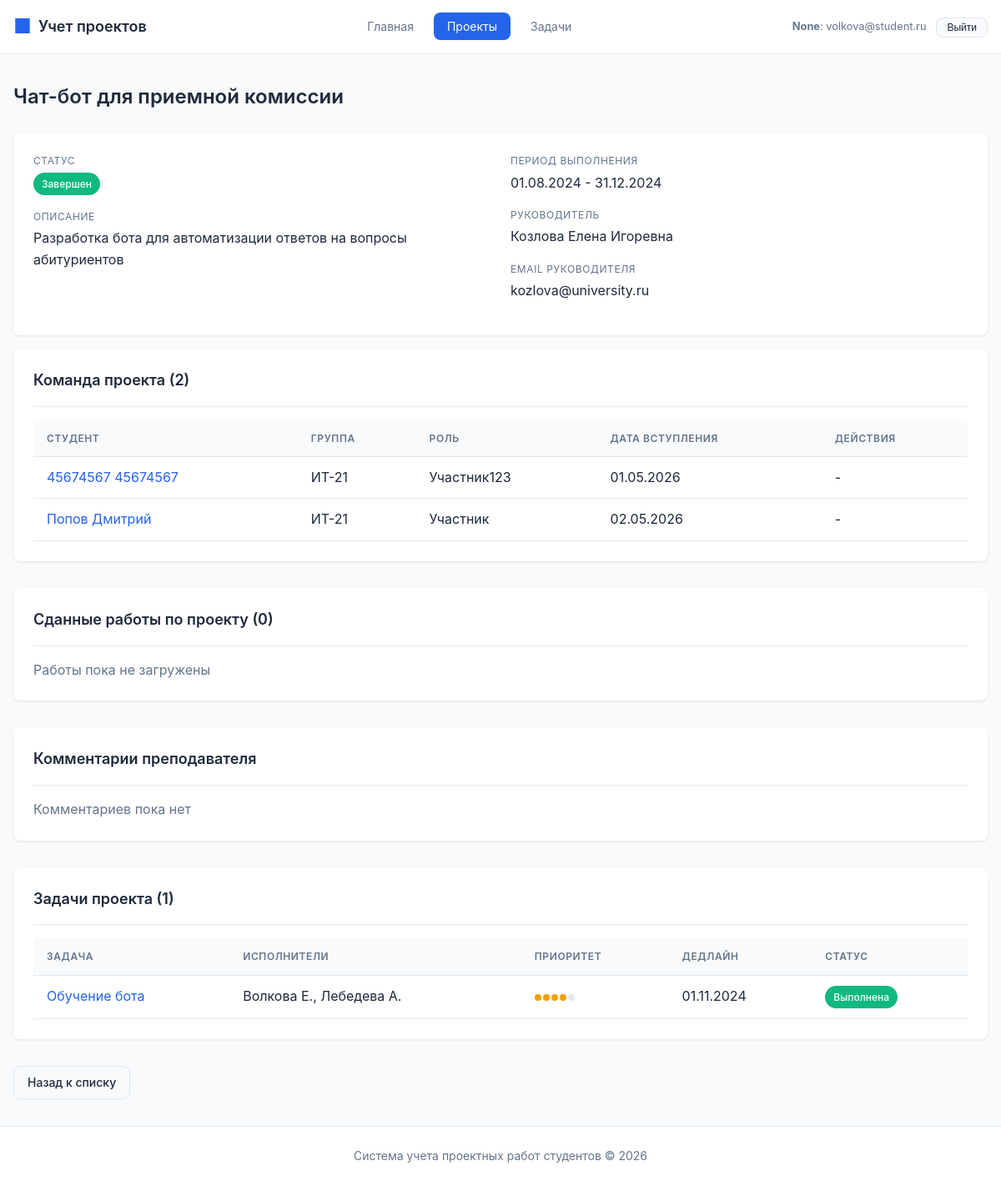
Page /projects/4 (signed in) on the earlier database version.
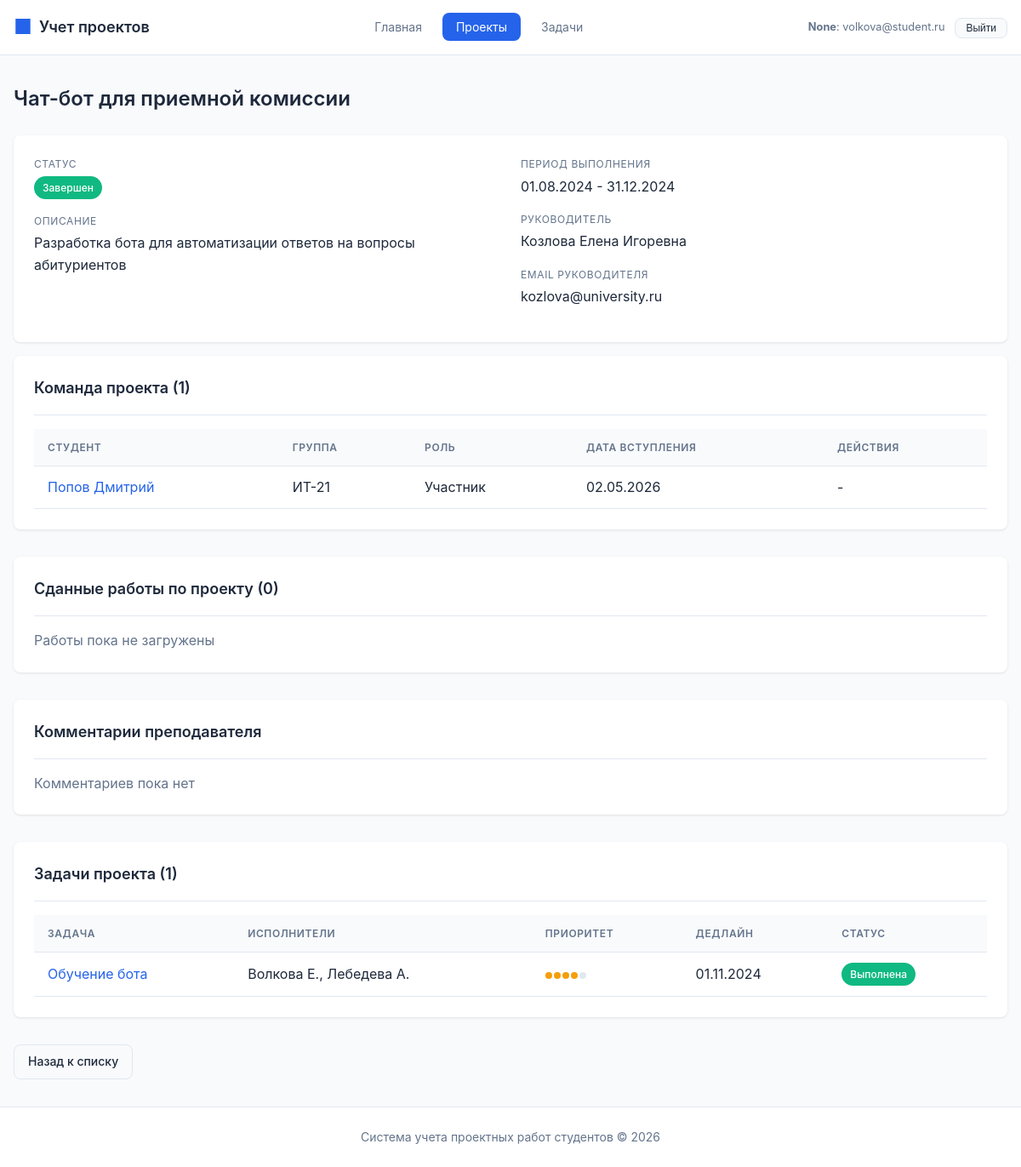
Same page on the later database version.
### tables this page shows
CREATE TABLE project_team (
    id INTEGER PRIMARY KEY AUTOINCREMENT,
    project_id INTEGER NOT NULL REFERENCES project(id) ON DELETE CASCADE,
    student_id INTEGER NOT NULL REFERENCES student(id) ON DELETE CASCADE,
    role TEXT DEFAULT 'Участник',
    joined_at TEXT DEFAULT CURRENT_DATE,
    UNIQUE(project_id, student_id)
);

CREATE TABLE student_group (
    id INTEGER PRIMARY KEY AUTOINCREMENT,
    name TEXT NOT NULL UNIQUE,
    course INTEGER NOT NULL CHECK (course >= 1 AND course <= 6),
    department_id INTEGER REFERENCES department(id) ON DELETE SET NULL,
    created_at TEXT DEFAULT CURRENT_TIMESTAMP
);

CREATE TABLE task (
    id INTEGER PRIMARY KEY AUTOINCREMENT,
    title TEXT NOT NULL,
    description TEXT,
    project_id INTEGER NOT NULL REFERENCES project(id) ON DELETE CASCADE,
    status_id INTEGER REFERENCES task_status(id) ON DELETE SET NULL,
    priority INTEGER DEFAULT 1 CHECK (priority >= 1 AND priority <= 5),
    deadline TEXT,
    created_at TEXT DEFAULT CURRENT_TIMESTAMP,
    updated_at TEXT DEFAULT CURRENT_TIMESTAMP
);

CREATE TABLE task_status (
    id INTEGER PRIMARY KEY AUTOINCREMENT,
    name TEXT NOT NULL UNIQUE,
    description TEXT,
    color TEXT DEFAULT '#6B7280'
);

### routes/projects.py (the view, shortened to what this page needs)
@projects_bp.route('/<int:project_id>')
def view_project(project_id):
    project = execute_query("""
        SELECT
            p.*,
            ps.name as status,
            ps.color as status_color,
            t.last_name || ' ' || t.first_name || ' ' || COALESCE(t.middle_name, '') as supervisor_name,
            t.email as supervisor_email
        FROM project p
        LEFT JOIN project_status ps ON p.status_id = ps.id
        LEFT JOIN teacher t ON p.supervisor_id = t.id
        WHERE p.id = %s
    """, (project_id,), fetch_one=True)
    if not project:
        flash('Проект не найден', 'error')
        return redirect(url_for('projects.list_projects'))
    can_edit_project = can_manage_project(project_id)
    team = execute_query("""
        SELECT
            s.id,
            s.last_name || ' ' || s.first_name as student_name,
            s.email,
            sg.name as group_name,
            pt.role,
            pt.joined_at
        FROM project_team pt
        JOIN student s ON pt.student_id = s.id
        LEFT JOIN student_group sg ON s.student_group_id = sg.id
        WHERE pt.project_id = %s
        ORDER BY pt.joined_at
    """, (project_id,), fetch_all=True)
    tasks = execute_query("""
        SELECT
            t.id,
            t.title,
            t.deadline,
            t.priority,
            ts.name as status,
            ts.color as status_color,
            (SELECT GROUP_CONCAT(s.last_name || ' ' || SUBSTR(s.first_name, 1, 1) || '.', ', ')
             FROM task_student ts2
             JOIN student s ON ts2.student_id = s.id
             WHERE ts2.task_id = t.id) as assignees
        FROM task t
        LEFT JOIN task_status ts ON t.status_id = ts.id
        WHERE t.project_id = %s
        ORDER BY t.priority DESC, t.deadline ASC
    """, (project_id,), fetch_all=True)
    submissions = execute_query(
        """
        SELECT
            f.id,
            f.name,
            f.size,
            f.uploaded_at,
            s.last_name || ' ' || s.first_name AS student_name
        FROM file f
        LEFT JOIN student s ON s.id = f.uploaded_by_student_id
        WHERE f.project_id = %s
        ORDER BY f.uploaded_at DESC
        """,
        (project_id,),
        fetch_all=True,
    )
    teacher_comments = execute_query(
        """
        SELECT
            c.id,
            c.content,
            c.created_at,
            t.last_name || ' ' || t.first_name AS teacher_name
        FROM comment c
        JOIN teacher t ON t.id = c.author_teacher_id
        WHERE c.project_id = %s
        ORDER BY c.created_at DESC
        """,
        (project_id,),
        fetch_all=True,
    )
    available_students = execute_query("""
        SELECT
            s.id,
            s.last_name || ' ' || s.first_name as full_name,
            sg.name as group_name
        FROM student s
        LEFT JOIN student_group sg ON s.student_group_id = sg.id
        WHERE s.id NOT IN (
            SELECT pt.student_id
            FROM project_team pt
            WHERE pt.project_id = %s
        )
        ORDER BY s.last_name, s.first_name
    """, (project_id,), fetch_all=True)
    return render_template(
        'projects/view.html',
        project=project,
        team=team,
        tasks=tasks,
        submissions=submissions,
        teacher_comments=teacher_comments,
        available_students=available_students,
        can_edit_project=can_edit_project,
        can_submit=g.current_user["role"] == ROLE_STUDENT and _can_submit_to_project(project_id, g.current_user["id"]),
        can_comment=g.current_user["role"] in {ROLE_TEACHER, ROLE_ADMIN} and can_manage_project(project_id),
    )

### database.py (called while the page is built)
def _parse_db_value(key, value):
    if not isinstance(value, str):
        return value
    if key.endswith("_at"):
        try:
            return datetime.fromisoformat(value)
        except ValueError:
            return value
    if key.endswith("_date") or key in DATE_FIELDS:
        try:
            return date.fromisoformat(value)
        except ValueError:
            return value
    return value

def _normalize_row(row):
    raw = dict(row)
    return {key: _parse_db_value(key, value) for key, value in raw.items()}

def get_db_connection():
    conn = sqlite3.connect(Config.SQLITE_PATH)
    conn.row_factory = sqlite3.Row
    conn.execute("PRAGMA foreign_keys = ON")
    return conn

### routes/auth.py (called while the page is built, shortened)
def can_manage_project(project_id):
    current_user = g.current_user
    if not current_user:
        return False
    if current_user["role"] == ROLE_ADMIN:
        return True
    if current_user["role"] != ROLE_TEACHER:
        return False

### templates/projects/view.html (shortened to what the changed rows need)
{% extends 'base.html' %}
{% block content %}
<div class="page-header">
    <h1 class="page-title">{{ project.title }}</h1>
</div>
<div class="section">
    <div class="card">
        <div class="card-header">
            <h2 class="card-title">Команда проекта ({{ team|length }})</h2>
        </div>
        {% if team %}
        <div class="table-container">
            <table>
                <thead>
                    <tr>
                        <th>Студент</th>
                        <th>Группа</th>
                        <th>Роль</th>
                        <th>Дата вступления</th>
                        <th>Действия</th>
                    </tr>
                </thead>
                <tbody>
                    {% for member in team %}
                    <tr>
                        <td>
                            <a href="{{ url_for('students.view_student', student_id=member.id) }}" class="link">
                                {{ member.student_name }}
                            </a>
                        </td>
                        <td>{{ member.group_name or '-' }}</td>
                        <td>{{ member.role }}</td>
                        <td>{{ member.joined_at.strftime('%d.%m.%Y') if member.joined_at else '-' }}</td>
                        <td>
                            {% if can_edit_project %}
                            <form method="POST"
                                  action="{{ url_for('projects.remove_student_from_project', project_id=project.id, student_id=member.id) }}"
                                  onsubmit="return confirm('Удалить участника?')">
                                <button type="submit" class="btn btn-danger btn-sm">Удалить</button>
                            </form>
                            {% else %}
                            -
                            {% endif %}
                        </td>
                    </tr>
                    {% endfor %}
                </tbody>
            </table>
        </div>
        {% else %}
        <p style="color: var(--text-secondary);">Команда не сформирована</p>
        {% endif %}
    </div>
</div>
<div class="section">
    <div class="card">
        <div class="card-header">
            <h2 class="card-title">Сданные работы по проекту ({{ submissions|length }})</h2>
        </div>
    </div>
</div>
<div class="section">
    <div class="card">
        <div class="card-header">
            <h2 class="card-title">Комментарии преподавателя</h2>
        </div>
    </div>
</div>
<div class="section">
    <div class="card">
        <div class="card-header">
            <h2 class="card-title">Задачи проекта ({{ tasks|length }})</h2>
        </div>
        {% if tasks %}
        <div class="table-container">
            <table>
                <thead>
                    <tr>
                        <th>Задача</th>
                        <th>Исполнители</th>
                        <th>Приоритет</th>
                        <th>Дедлайн</th>
                        <th>Статус</th>
                    </tr>
                </thead>
                <tbody>
                    {% for task in tasks %}
                    <tr>
                        <td>
                            <a href="{{ url_for('tasks.view_task', task_id=task.id) }}" class="link">
                                {{ task.title }}
                            </a>
                        </td>
                        <td>{{ task.assignees or 'Не назначены' }}</td>
                        <td>
                            <div class="priority">
                                {% for i in range(5) %}
                                <span class="priority-dot {% if i < task.priority %}filled{% endif %}"></span>
                                {% endfor %}
                            </div>
                        </td>
                        <td>{{ task.deadline.strftime('%d.%m.%Y') if task.deadline else '-' }}</td>
                        <td>
                            <span class="badge badge-status" style="background-color: {{ task.status_color or '#6B7280' }}">
                                {{ task.status or 'Не указан' }}
                            </span>
                        </td>
                    </tr>
                    {% endfor %}
                </tbody>
            </table>
        </div>
        {% else %}
        <p style="color: var(--text-secondary);">Задачи не созданы</p>
        {% endif %}
    </div>
</div>
{% endblock %}

Differences in the rows shown:
removed project_team: student_name "45674567 45674567", name "ИТ-21", role "Участник123", joined_at "01.05.2026"
Other differences:
{{ team|length }}: "2" → "1"
